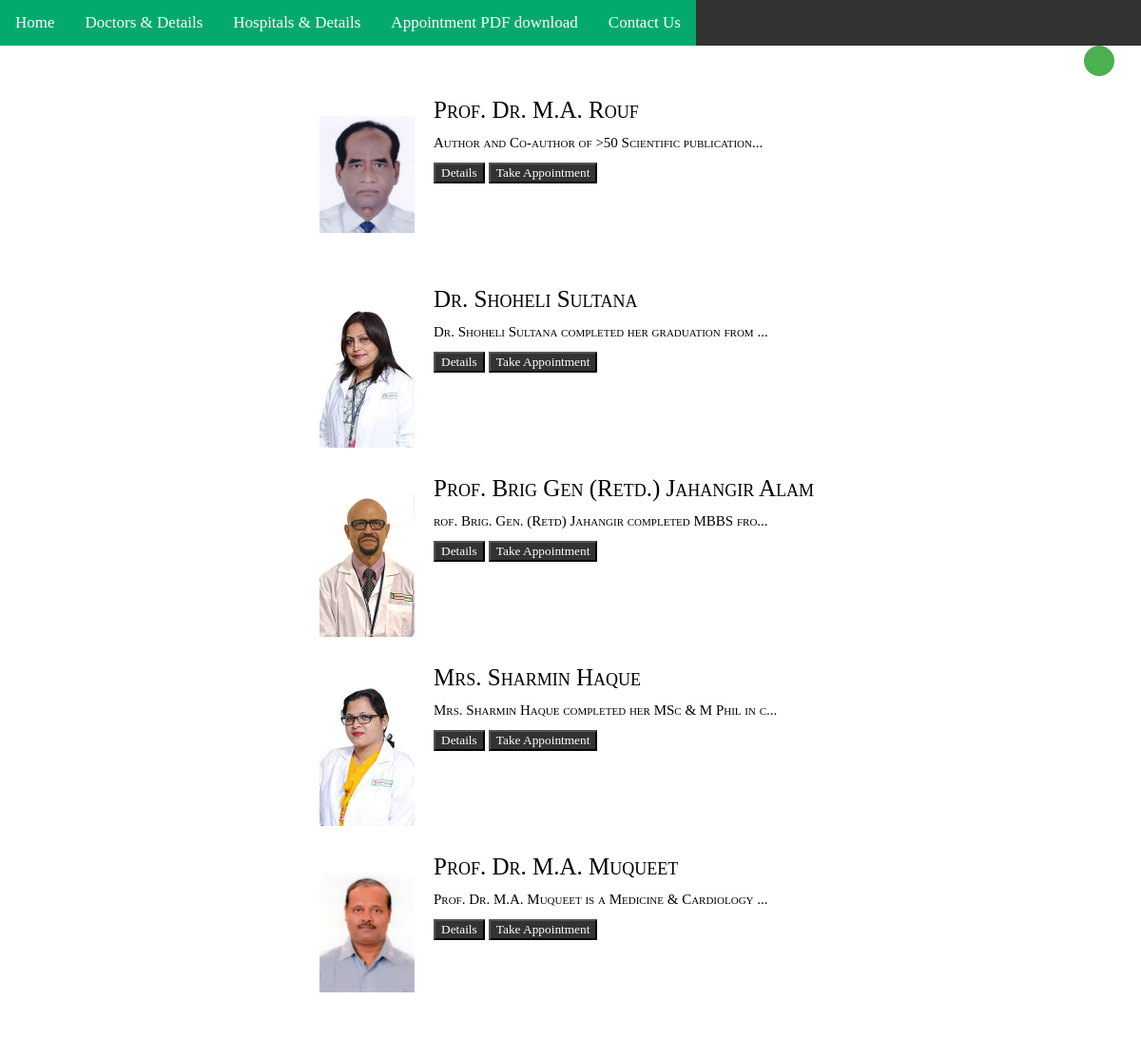
/articles/ (upper part), run on an earlier commit of the app's database.
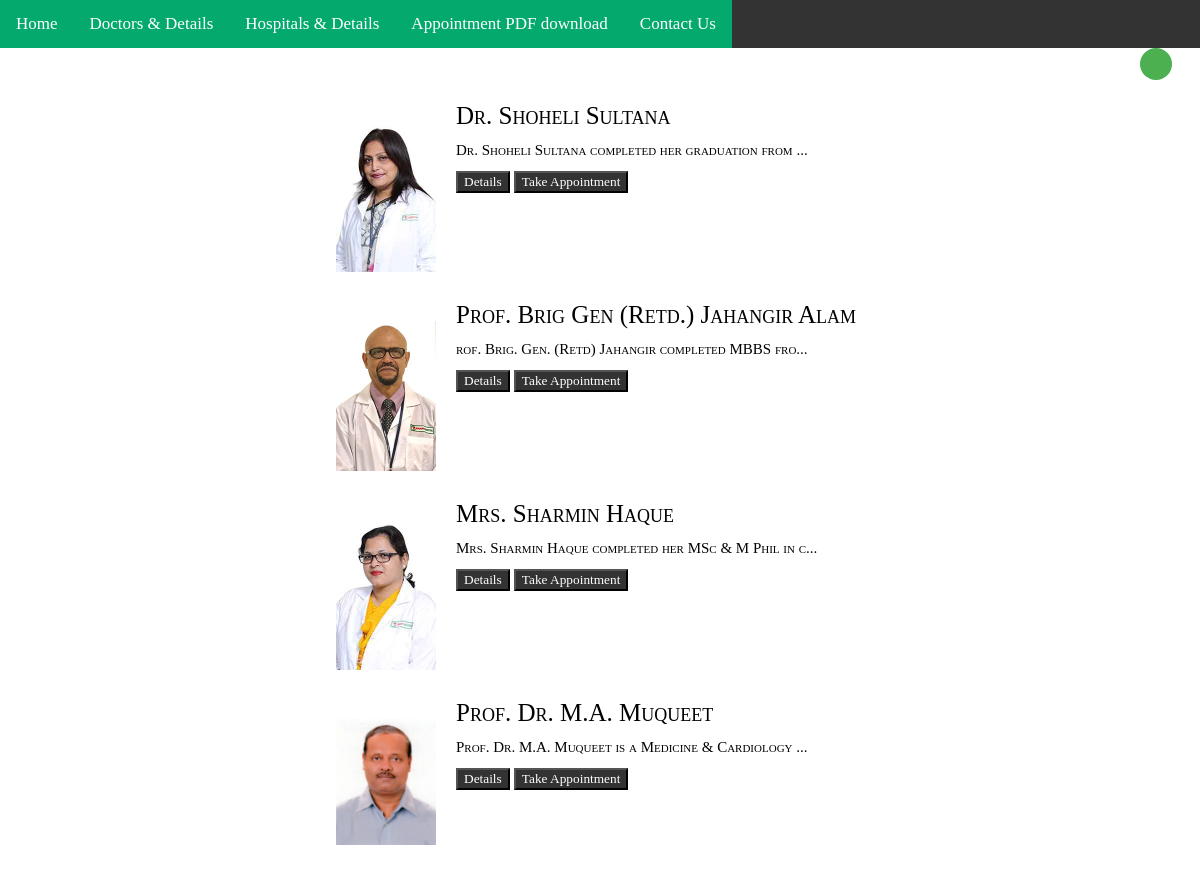
And on a later commit of the database.
### articles/models.py (models this page shows, shortened)
class Article(models.Model):
    title = models.CharField(max_length=100)
    sluge = models.SlugField()
    experties = models.TextField()
    body = models.TextField()
    date = models.DateTimeField(auto_now_add=True)
    picture = models.ImageField(default="default.png",blank=True)
    def snippet(self):
        return self.body[:50] + '...'

### articles/views.py (the view)
def article_list(request):
    articles = Article.objects.all().order_by('date')
    return render(request, 'articles/article.html', {'articles': articles})

### articles/templates/articles/article.html (shortened to what this page needs)
{% extends 'base_layout.html' %}
{% block content %}
<div class="container mt-5 mb-5 center">
    <div class="d-flex justify-content-center row">
        <div class="col-md-10">
            <div class="row p-2 bg-white border rounded ">
{% for article in articles %}
                <div class="col-md-3 mt-1 left"><img  src="{{article.picture.url}}" width="100" class="rounded-circle"></div>
                <div class="col-md-6 mt-1 ">
                    <h5>{{article.title}}</h5>
                    <div class="d-flex flex-row gap">
                    <div class="mt-1 mb-1 spec-1"><span>{{article.snippet}}</span></div>
                </div>
                <div class="align-items-center align-content-center col-md-3 border-left mt-1">
                    <div class="d-flex flex-column mt-4"><button class="btn btn-primary btn-sm" type="button"><a href="{% url 'articles:detail' slug=article.sluge %}">Details</a></button>
                        <button class="btn btn-outline-primary btn-sm mt-2" type="button"><a href="{% url 'articles:appointment'  %}">Take Appointment</a></button></div>
                </div>
                    <br><br><br>
</div>
                <br> <br> <br>
{% endfor %}
            </div>
        </div>
    </div>
</div>
</div>
{%endblock%}

### templates/base_layout.html (shortened to what this page needs)
<!DOCTYPE html>
<html lang="en">
<head>
    <link rel="stylesheet" href="/static/base.css">
    <link rel="stylesheet" href="style.css">
    <link rel="stylesheet" href="fontawesome-free-5.15.1/css/all.css">
</head>
<body>
<div class="topnav">
        <a class="active" href="../">Home</a>
    <a class="active" href="/articles">Doctors & Details</a>
    <a class="active" href="/articles/hospital_list">Hospitals & Details</a>
    <a class="active" href="/articles/appointment_pdf">Appointment PDF download</a>
    <a class="active" href="/contact_us">Contact Us</a>
    </div>
<div class="dropdown-- " >
  <button class="dropbtn roundbutton1" >{{ user.username }}</button>
</div>
    <div class="Wrapper">
        {% block content %}
        {% endblock %}
</body>
</html>

### assets/base.css (style rules this page uses)
body { background-repeat: no-repeat; background-size: auto; color: #000000; }
body * { color: #000000; font-family: Ubuntu; }
h1,h2,h3,h4,h5 { font-weight: normal; margin: 0; }
a,a:hover, a:visited { color: #fff; text-decoration: none; }
.topnav { background-color: #333; overflow: hidden; }
.topnav a { float: left; color: #f2f2f2; text-align: center; padding: 14px 16px; text-decoration: none; font-size: 17px; }
.topnav a.active { background-color: #04AA6D; color: white; }
button { background-color: #333; color: white; }
.active, .accordion:hover { background-color: #ccc; }

### templates/base_layout.html (style rules this page uses)
body { font-family: Arial, Helvetica, sans-serif; margin: 0; }
html { box-sizing: border-box; }
*, *:before, *:after { box-sizing: inherit; }
.container { padding: 0 16px; }
.container::after, .row::after { content: ""; clear: both; display: table; }
.dropbtn { background-color: #4CAF50; color: white; padding: 16px; font-size: 16px; border: none; cursor: pointer; }
.dropdown-- { position: sticky; display: inline-block; float: right; height: 0px; width: 5%; }
.roundbutton1 { border-radius: 50%; }

### articles/templates/articles/article.html (style rules this page uses)
body { background-image: url("/static/images/doctor.gif"); background-repeat: no-repeat; background-size: 1920px 1080px; background-attachment: fixed; }
.spec-1 { color: #938787; font-size: 15px; font-variant: small-caps; padding: 10px; }
h5 { font-weight: 400; font-size:25px; color: black; font-variant: small-caps; }
.left { float: left; padding: 20px; }
.gap { line-height: 1.4; }
.center { margin: auto; width: 50%; }

What changed in the data, as far as the page shows it:
removed Article: picture (picture), title "Prof. Dr. M.A. Rouf", snippet "Author and Co-author of >50 Scientific publication..."
